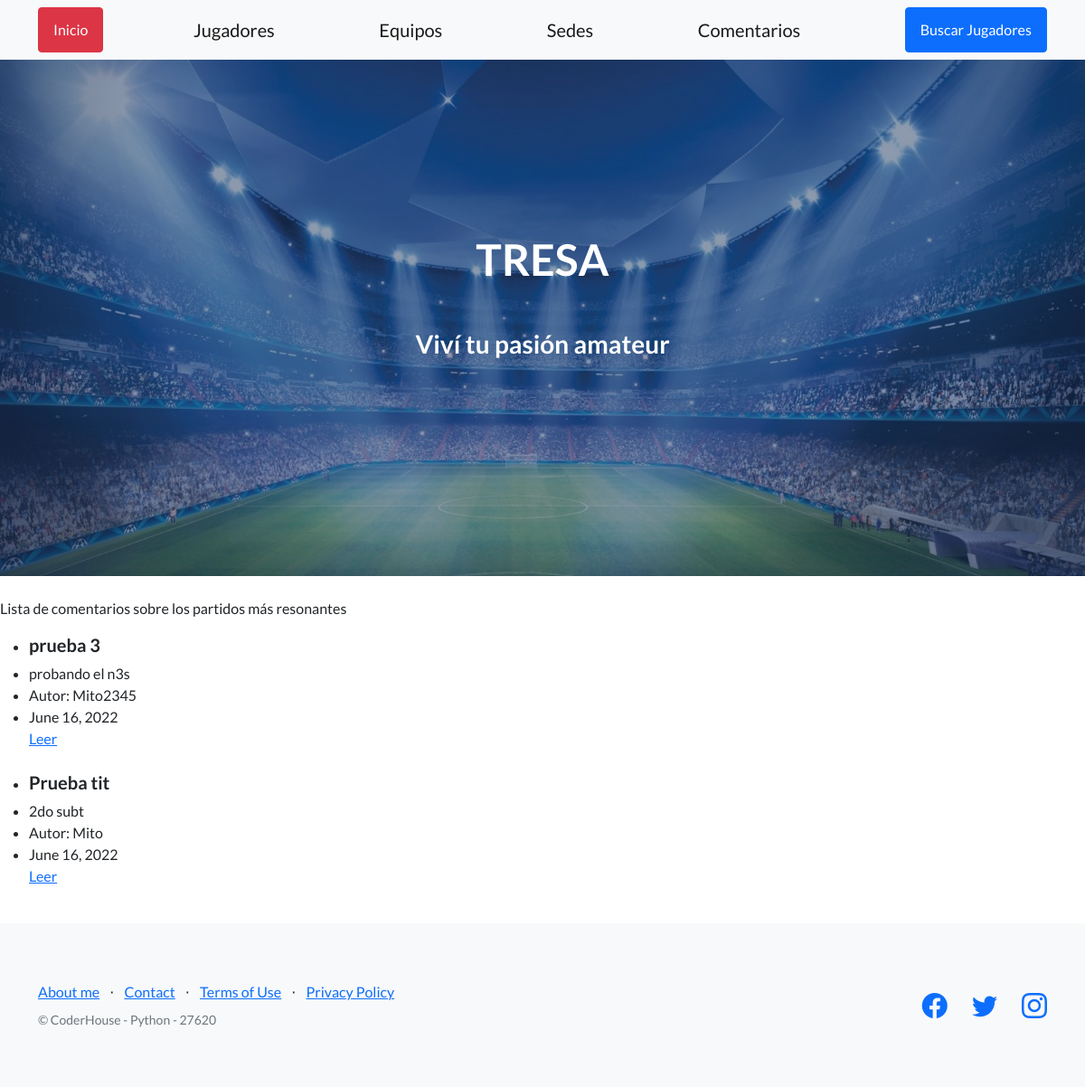
The page /torneo/comentarios/ on the database its author committed.
### torneo/models.py (models this page shows)
class Comentario(models.Model):
    titulo = models.CharField(max_length=40)
    subtitulo = models.CharField(max_length=200)
    cuerpo = models.CharField(max_length=1000)
    autor = models.CharField(max_length=40)
    fecha = models.DateField()
    imagen = models.ImageField()

### torneo/views.py (the view)
# urls.py: path('comentarios/', listacomentarios),
def listacomentarios (request):
    comentarios = Comentario.objects.all()
    return render(request,'torneo/listacomentarios.html',{"comentarios":comentarios})

### torneo/templates/torneo/listacomentarios.html
{% extends 'torneo/padre.html' %}
{% load static %}
{% block contenidoQueCambia %}
    <br>
    <p>Lista de comentarios sobre los partidos más resonantes</p>
    <ul>
    {% for comentario in comentarios %}
        <li><h5>{{comentario.titulo}}</h5></li>
        <li>{{comentario.subtitulo}}</li>
        <li>Autor: {{comentario.autor}}</li>
        <li>{{comentario.fecha}}</li>
        <li class="list-inline-item"><a href="/torneo/about">Leer</a></li>
        <br>
        <br>
    {% endfor %}
    </ul>
{% endblock %}

### rows shown on the page
Comentario: titulo "prueba 3", subtitulo "probando el n3s", autor "Mito2345", fecha "June 16, 2022"
Comentario: titulo "Prueba tit", subtitulo "2do subt", autor "Mito", fecha "June 16, 2022"
